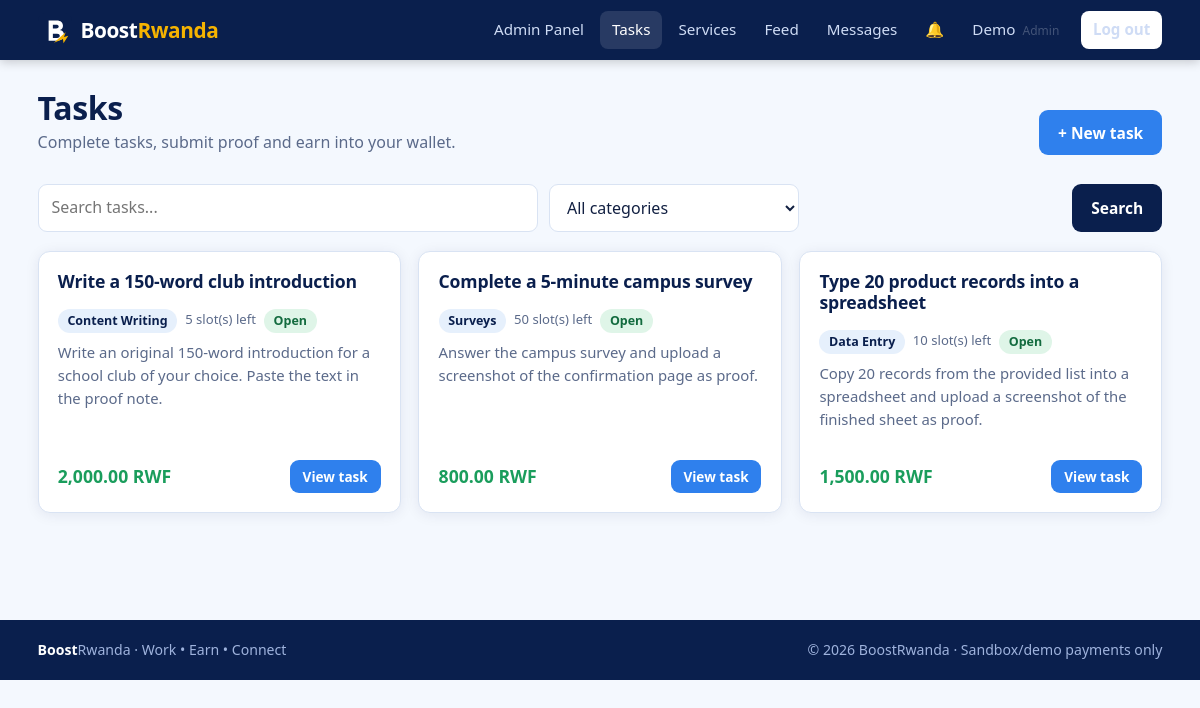
/tasks/index.php (signed in), run on the app's committed database.
### tables this page shows
CREATE TABLE users (
  id            INT UNSIGNED AUTO_INCREMENT PRIMARY KEY,
  member_id     VARCHAR(12)  NULL UNIQUE,                  
  full_name     VARCHAR(100) NOT NULL,
  student_id    VARCHAR(30)  NULL,                          
  email         VARCHAR(150) NOT NULL UNIQUE,
  phone         VARCHAR(20)  NOT NULL,
  password_hash VARCHAR(255) NOT NULL,                      
  role          ENUM('member','freelancer','advertiser','admin','school') NOT NULL DEFAULT 'member',
  status        ENUM('active','suspended') NOT NULL DEFAULT 'active',
  created_at    TIMESTAMP NOT NULL DEFAULT CURRENT_TIMESTAMP,
  last_login    DATETIME NULL,
  INDEX idx_users_role (role),
  INDEX idx_users_status (status),
  INDEX idx_users_student (student_id)
);

CREATE TABLE tasks (
  id          INT UNSIGNED AUTO_INCREMENT PRIMARY KEY,
  creator_id  INT UNSIGNED NOT NULL,
  category_id INT UNSIGNED NOT NULL,
  title       VARCHAR(150) NOT NULL,
  description TEXT NOT NULL,
  reward      DECIMAL(12,2) NOT NULL,
  slots       INT UNSIGNED NOT NULL DEFAULT 1,              
  status      ENUM('open','closed') NOT NULL DEFAULT 'open',
  deadline    DATE NULL,
  created_at  TIMESTAMP NOT NULL DEFAULT CURRENT_TIMESTAMP,
  FOREIGN KEY (creator_id)  REFERENCES users(id),
  FOREIGN KEY (category_id) REFERENCES categories(id),
  INDEX idx_tasks_status (status),
  INDEX idx_tasks_category (category_id),
  FULLTEXT KEY ft_tasks (title, description)
);

CREATE TABLE categories (
  id   INT UNSIGNED AUTO_INCREMENT PRIMARY KEY,
  name VARCHAR(60) NOT NULL,
  type ENUM('task','service') NOT NULL,
  UNIQUE KEY uq_category (name, type)
);

### config/config.php (called while the page is built)
<?php
return [
    'app_name'  => 'BoostRwanda',
    'base_url'  => '/BoostRwanda',
    'currency'  => 'RWF',
    'debug'     => false,
    'db' => [
        'host'    => '127.0.0.1',
        'name'    => 'boostrwanda_db',
        'user'    => 'root',
        'pass'    => '',
        'charset' => 'utf8mb4',
    ],
    'upload_max_bytes' => 2 * 1024 * 1024,
    'upload_allowed'   => [
        'jpg' => 'image/jpeg', 'jpeg' => 'image/jpeg',
        'png' => 'image/png',  'pdf'  => 'application/pdf',
    ],
    'max_login_attempts' => 5,
    'lockout_minutes'    => 15,
    'session_idle_secs'  => 7200,
    'payment' => [
        'mode'           => 'sandbox',
        'webhook_secret' => 'change-me-sandbox-secret',
    ],
];

### includes/bootstrap.php (called while the page is built, shortened)
<?php
function app_config(): array
{
    static $cfg = null;
    if ($cfg === null) { $cfg = require ROOT_PATH . '/config/config.php'; }
    return $cfg;
}
require_once ROOT_PATH . '/config/database.php';
require_once ROOT_PATH . '/includes/functions.php';
require_once ROOT_PATH . '/includes/auth.php';
require_once ROOT_PATH . '/includes/tasks_lib.php';

### config/database.php (called while the page is built)
<?php
function db(): PDO
{
    static $pdo = null;
    if ($pdo === null) {
        $c = app_config()['db'];
        $dsn = "mysql:host={$c['host']};dbname={$c['name']};charset={$c['charset']}";
        try {
            $pdo = new PDO($dsn, $c['user'], $c['pass'], [
                PDO::ATTR_ERRMODE            => PDO::ERRMODE_EXCEPTION,
                PDO::ATTR_DEFAULT_FETCH_MODE => PDO::FETCH_ASSOC,
                PDO::ATTR_EMULATE_PREPARES   => false,
            ]);
        } catch (PDOException $e) {
            error_log('DB connection failed: ' . $e->getMessage());
            http_response_code(500);
            exit('Database connection failed. Check config/config.php and that MySQL is running.');
        }
    }
    return $pdo;
}
function q(string $sql, array $params = []): PDOStatement
{
    $st = db()->prepare($sql);
    $st->execute($params);
    return $st;
}
function fetch_all(string $sql, array $params = []): array { return q($sql, $params)->fetchAll(); }
function fetch_one(string $sql, array $params = []): ?array { $r = q($sql, $params)->fetch(); return $r ?: null; }
function fetch_val(string $sql, array $params = []) { $r = q($sql, $params)->fetchColumn(); return $r === false ? null : $r; }

### includes/auth.php (called while the page is built, shortened)
<?php
function current_user(): ?array
{
    static $user = false;
    if ($user === false) {
        $user = null;
        if (!empty($_SESSION['user_id'])) {
            $u = fetch_one('SELECT id, member_id, full_name, email, phone, role, status FROM users WHERE id=?', [$_SESSION['user_id']]);
            if ($u && $u['status'] === 'active') { $user = $u; } else { unset($_SESSION['user_id']); }
        }
    }
    return $user;
}
function role_home(string $role): string
{
    return ['admin' => 'admin/dashboard.php', 'school' => 'school/dashboard.php',
            'advertiser' => 'advertiser/dashboard.php'][$role] ?? 'user/dashboard.php';
}
function require_login(): array
{
    $u = current_user();
    return $u;
}
function require_role(array $roles): array
{
    $u = require_login();
    return $u;
}

### includes/tasks_lib.php (called while the page is built, shortened)
<?php
function task_filters(string $q, int $cat, bool $openOnly): array
{
    $w = ['1=1']; $p = [];
    return [implode(' AND ', $w), $p];
}
function count_tasks(string $q, int $cat, bool $openOnly): int
{
    [$w, $p] = task_filters($q, $cat, $openOnly);
    return (int)fetch_val("SELECT COUNT(*) FROM tasks t WHERE $w", $p);
}
function list_tasks(string $q, int $cat, bool $openOnly, int $limit, int $offset): array
{
    [$w, $p] = task_filters($q, $cat, $openOnly);
    return fetch_all("SELECT t.*, c.name AS category,
                        (SELECT COUNT(*) FROM task_submissions s WHERE s.task_id=t.id) AS taken
                      FROM tasks t JOIN categories c ON c.id=t.category_id
                      WHERE $w ORDER BY t.id DESC LIMIT " . (int)$limit . ' OFFSET ' . (int)$offset, $p);
}
function excerpt(string $s, int $n = 120): string
{
    $s = trim(preg_replace('/\s+/', ' ', $s));
    return mb_strlen($s) > $n ? mb_substr($s, 0, $n - 1) . '…' : $s;
}

### tasks/index.php (the view, shortened to what this page needs)
<?php
require_once __DIR__ . '/../includes/bootstrap.php';
$user = require_role(['member', 'freelancer', 'admin']);
$isAdmin = $user['role'] === 'admin';
$q   = clean($_GET['q'] ?? '', 80);
$cat = (int)($_GET['category'] ?? 0);
$total = count_tasks($q, $cat, !$isAdmin);
$pg = paginate($total, 9);
$tasks = list_tasks($q, $cat, !$isAdmin, $pg['per'], $pg['offset']);
include __DIR__ . '/../includes/header.php';
?>
<div class="container">
  <div class="page-head"><div><h1>Tasks</h1><p>Complete tasks, submit proof and earn into your wallet.</p></div>
    <?php if ($isAdmin): ?><a class="btn btn-primary" href="<?= e(url('tasks/create.php')) ?>">+ New task</a><?php endif; ?></div>
  <form id="task-filter" class="toolbar" method="get" data-no-loading>
    <input type="search" name="q" value="<?= e($q) ?>" placeholder="Search tasks..." aria-label="Search tasks">
    <select name="category" aria-label="Category"><option value="0">All categories</option>
      <?php foreach (categories_of('task') as $c): ?><option value="<?= (int)$c['id'] ?>" <?= $cat === (int)$c['id'] ? 'selected' : '' ?>><?= e($c['name']) ?></option><?php endforeach; ?></select>
    <span></span>
    <button class="btn btn-navy" type="submit">Search</button>
  </form>
  <div id="task-grid" class="grid grid-3">
    <?php foreach ($tasks as $t): $left = max(0, (int)$t['slots'] - (int)$t['taken']); ?>
      <article class="item-card">
        <h3><a href="<?= e(url('tasks/details.php?id=' . $t['id'])) ?>"><?= e($t['title']) ?></a></h3>
        <div class="meta"><span class="badge"><?= e($t['category']) ?></span><span><?= $left ?> slot(s) left</span><?= $isAdmin ? status_badge($t['status']) : '' ?></div>
        <p class="desc"><?= e(excerpt($t['description'])) ?></p>
        <div class="foot"><span class="reward"><?= e(money($t['reward'])) ?></span><a class="btn btn-primary btn-sm" href="<?= e(url('tasks/details.php?id=' . $t['id'])) ?>">View task</a></div>
      </article>
    <?php endforeach; ?>
  </div>
</div>
<?php include __DIR__ . '/../includes/footer.php'; ?>

### includes/header.php (shortened to what this page needs)
<?php
$__u = current_user();
?><!DOCTYPE html>
<html lang="en">
<head>
<link rel="stylesheet" href="<?= e(url('assets/css/style.css')) ?>">
<link rel="stylesheet" href="<?= e(url('assets/css/dashboard.css')) ?>">
<link rel="stylesheet" href="<?= e(url('assets/css/responsive.css')) ?>">
</head>
<body class="<?= e($bodyClass ?? '') ?>">
<?php include ROOT_PATH . '/includes/navbar.php'; ?>
<main id="main">

### includes/navbar.php (shortened to what this page needs)
<?php
$__links = [];
if ($__u) {
    switch ($__u['role']) {
        case 'admin':
            $__links = ['admin/dashboard.php' => 'Admin Panel', 'tasks/index.php' => 'Tasks', 'services/index.php' => 'Services',
                        'social/index.php' => 'Feed', 'messages/index.php' => 'Messages'];
            break;
    }
}
$__here = ltrim(str_replace(rtrim(app_config()['base_url'], '/'), '', parse_url($_SERVER['REQUEST_URI'], PHP_URL_PATH)), '/');
$__active = array_key_exists($__here, $__links) ? $__here : null;
?>
<header class="topbar">
  <div class="container topbar-inner">
    <a class="brand" href="<?= e(url($__u ? role_home($__u['role']) : '')) ?>">
      <img src="<?= e(url('assets/images/logo.svg')) ?>" alt="" width="34" height="34">
      <span>Boost<b>Rwanda</b></span>
    </a>
    <nav id="nav" class="nav">
      <?php foreach ($__links as $path => $label): ?>
        <a class="<?= $path === $__active ? 'active' : '' ?>" href="<?= e(url($path)) ?>"><?= e($label) ?></a>
      <?php endforeach; ?>
      <?php if ($__u): ?>
        <a class="bell" href="<?= e(url('user/notifications.php')) ?>" title="Notifications">&#128276;<span id="notif-count" class="count" <?= ($n = unread_notifications((int)$__u['id'])) ? '' : 'hidden' ?>><?= (int)$n ?></span></a>
        <a href="<?= e(url('user/profile.php')) ?>" class="nav-user"><?= e(explode(' ', $__u['full_name'])[0]) ?> <small><?= e($__u['role']) ?></small></a>
        <a class="btn btn-light btn-sm" href="<?= e(url('auth/logout.php')) ?>">Log out</a>
      <?php else: ?>
        <a href="<?= e(url('auth/login.php')) ?>">Log in</a>
        <a class="btn btn-gold btn-sm" href="<?= e(url('auth/register.php')) ?>">Join free</a>
      <?php endif; ?>
    </nav>
  </div>
</header>

### includes/functions.php (shortened to what this page needs)
<?php
function e($v): string { return htmlspecialchars((string)$v, ENT_QUOTES | ENT_SUBSTITUTE, 'UTF-8'); }
function url(string $path = ''): string { return rtrim(app_config()['base_url'], '/') . '/' . ltrim($path, '/'); }
function money($n): string { return number_format((float)$n, 2) . ' ' . app_config()['currency']; }
function clean(?string $v, int $max = 255): string { return mb_substr(trim((string)$v), 0, $max); }
function status_badge(string $s): string { return '<span class="badge badge-' . e($s) . '">' . e(ucfirst(str_replace('_', ' ', $s))) . '</span>'; }
function paginate(int $total, int $perPage = 10): array
{
    $pages = max(1, (int)ceil($total / $perPage));
    $page  = min(max(1, (int)($_GET['page'] ?? 1)), $pages);
    return ['page' => $page, 'pages' => $pages, 'per' => $perPage, 'offset' => ($page - 1) * $perPage, 'total' => $total];
}

### includes/footer.php (shortened to what this page needs)
</main>
<footer class="footer">
  <div class="container footer-inner">
    <span><b>Boost</b>Rwanda &middot; Work &bull; Earn &bull; Connect</span>
    <span>&copy; <?= date('Y') ?> BoostRwanda &middot; Sandbox/demo payments only</span>
  </div>
</footer>
</body>
</html>

### assets/css/style.css (style rules this page uses)
:root { --navy:#0a1f4d; --navy-2:#13306e; --blue:#2f80ed; --sky:#e6f0fc; --sky-2:#cfe2fa; --gold:#f5b301; --ink:#122042; --muted:#5b6a8a; --line:#d9e3f3; --bg:#f4f8fe; --white:#fff; --ok:#1a9d5c; --warn:#d98a00; --bad:#d6393b; --radius:12px; --shadow:0 2px 14px rgba(10,31,77,.08); font-family:"Segoe UI",system-ui,-apple-system,Roboto,Arial,sans-serif; }
* { box-sizing:border-box }
html { scroll-behavior:smooth }
body { margin:0;background:var(--bg);color:var(--ink);line-height:1.55;font-size:16px }
h1,h2,h3 { line-height:1.2;color:var(--navy);margin:0 0 .5em;letter-spacing:-.01em }
h1 { font-size:2rem }
h3 { font-size:1.1rem }
a { color:var(--blue) }
img { max-width:100% }
p { margin:0 0 1em }
small,.muted { color:var(--muted) }
.container { width:100%;max-width:1160px;margin:0 auto;padding:0 1.1rem }
main { min-height:70vh;padding-bottom:3rem }
.topbar { background:var(--navy);color:#fff;position:sticky;top:0;z-index:50;box-shadow:0 2px 10px rgba(0,0,0,.2) }
.topbar-inner { display:flex;align-items:center;justify-content:space-between;gap:1rem;min-height:60px }
.brand { display:flex;align-items:center;gap:.55rem;color:#fff;text-decoration:none;font-size:1.3rem;font-weight:700;letter-spacing:-.02em }
.brand b { color:var(--gold) }
.nav { display:flex;align-items:center;gap:.25rem;flex-wrap:wrap }
.nav>a { color:#cfdcf5;text-decoration:none;padding:.45rem .75rem;border-radius:8px;font-size:.95rem }
.nav>a:hover,.nav>a.active { background:rgba(255,255,255,.12);color:#fff }
.nav .btn { margin-left:.35rem }
.nav-user small { opacity:.7;font-size:.75rem;margin-left:.2rem;text-transform:capitalize }
.bell { position:relative }
.btn { display:inline-block;border:0;border-radius:9px;padding:.65rem 1.2rem;font-size:.97rem;font-weight:600;cursor:pointer;text-decoration:none;font-family:inherit;transition:transform .08s,filter .15s }
.btn-primary { background:var(--blue);color:#fff }
.btn-navy { background:var(--navy);color:#fff }
.btn-light { background:#fff;color:var(--navy) }
.btn-sm { padding:.35rem .8rem;font-size:.85rem }
.badge { display:inline-block;padding:.15rem .6rem;border-radius:20px;font-size:.78rem;font-weight:600;background:var(--sky);color:var(--navy);white-space:nowrap }
.badge-open,.badge-active,.badge-approved,.badge-completed,.badge-confirmed,.badge-visible,.badge-resolved { background:#dff5e8;color:#136b3f }
input,select,textarea { width:100%;padding:.65rem .8rem;border:1.5px solid var(--line);border-radius:9px;font:inherit;background:#fff;color:var(--ink) }
.grid { display:grid;gap:1.1rem }
.grid-3 { grid-template-columns:repeat(3,1fr) }
.toolbar { display:grid;grid-template-columns:2fr 1fr 1fr auto;gap:.7rem;margin:1.2rem 0 }
.item-card { display:flex;flex-direction:column;gap:.5rem;background:#fff;border:1px solid var(--line);border-radius:var(--radius);padding:1.2rem;box-shadow:var(--shadow);transition:transform .12s,box-shadow .12s }
.item-card h3 a { color:var(--navy);text-decoration:none }
.item-card .desc { color:var(--muted);flex:1;font-size:.93rem }
.item-card .foot { display:flex;justify-content:space-between;align-items:center;margin-top:.4rem }
.reward { font-weight:800;color:var(--ok);font-size:1.1rem }
.meta { display:flex;gap:.5rem;flex-wrap:wrap;font-size:.82rem;color:var(--muted) }
.footer { background:var(--navy);color:#9fb3dd;padding:1.2rem 0;font-size:.88rem }
.footer b { color:#fff }
.footer-inner { display:flex;justify-content:space-between;gap:1rem;flex-wrap:wrap }

### assets/css/dashboard.css (style rules this page uses)
.page-head { display:flex;justify-content:space-between;align-items:flex-end;gap:1rem;flex-wrap:wrap;padding:1.8rem 0 .6rem }
.page-head h1 { margin:0 }
.page-head p { margin:.2rem 0 0;color:var(--muted) }

### data on the page
users: full_name "Demo", role "Admin"
tasks: title "Write a 150-word club introduction", category.name "Content Writing", slots "5", status "Open", description "Write an original 150-word introduction for a school club of your choice. Paste the text in the proof note.", reward "2,000.00 RWF"
tasks: title "Complete a 5-minute campus survey", category.name "Surveys", slots "50", status "Open", description "Answer the campus survey and upload a screenshot of the confirmation page as proof.", reward "800.00 RWF"
tasks: title "Type 20 product records into a spreadsheet", category.name "Data Entry", slots "10", status "Open", description "Copy 20 records from the provided list into a spreadsheet and upload a screenshot of the finished sheet as proof.", reward "1,500.00 RWF"

### other printed values
$label "Admin Panel"
$label "Tasks"
$label "Services"
$label "Feed"
$label "Messages"
